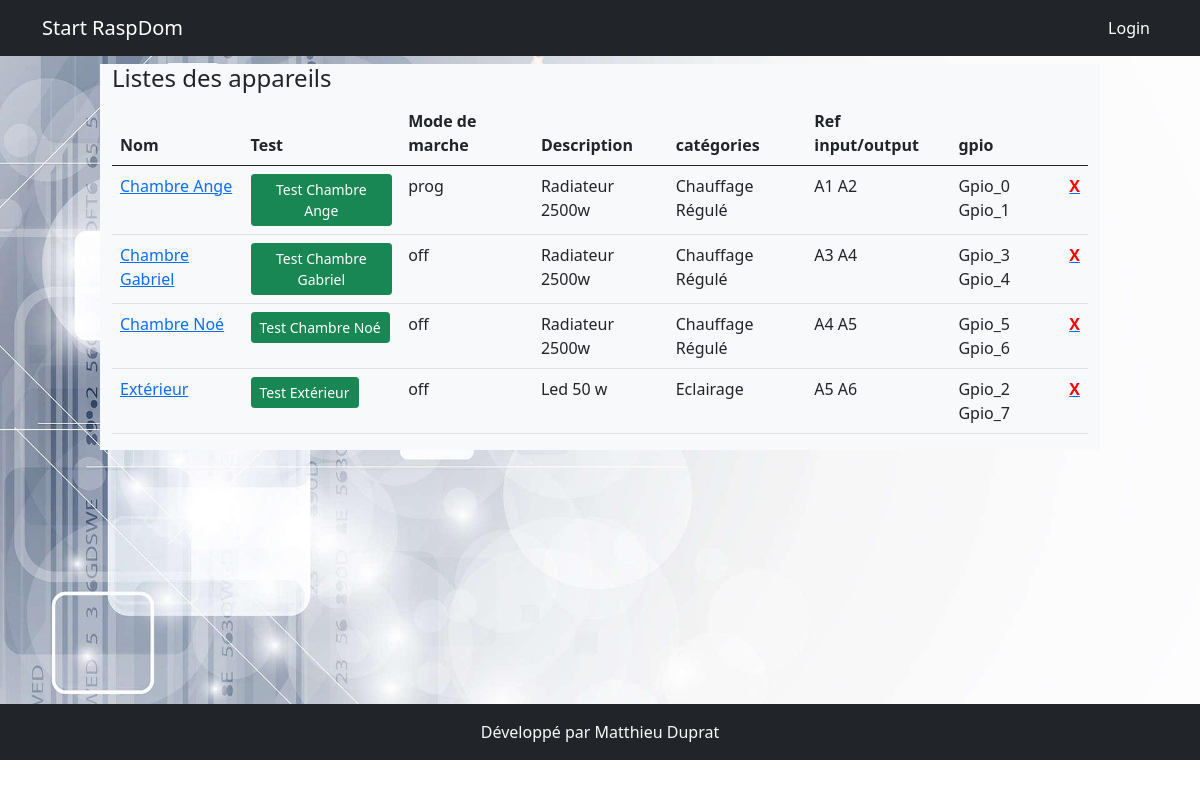
The page /appareils on the database its author committed.
### models.py (models this page shows, shortened)
class Appareil(db.Model):
    id = db.Column(db.Integer, primary_key=True)
    nom = db.Column(db.String(200))
    description = db.Column(db.String(200))
    categorieappareil = db.Column(db.String(200), nullable=True)
    sortie = db.Column(db.String(200), nullable=True)
    image = db.Column(db.String(200), nullable=True)
    gpios = db.relationship('Gpio', backref='appareil', lazy=True)
    order_gpio = db.Column(db.String(200))
    nbre_gpio = db.Column(db.Integer)
    programmations = db.relationship('Programmation', backref='appareil_programmation', lazy=True)
    mode_de_marche = db.relationship('ModeDeMarche', uselist=False,  backref='appareil_mode_de_marche', lazy=True)
    auto = db.relationship('Auto', uselist=False, backref='appareil_auto', lazy=True)
    sonde_id = db.Column(db.Integer, db.ForeignKey('sonde.id'))
    manuel = db.relationship('Manuel', uselist=False, backref='appareil_ordre', lazy=True)
    label = db.Column(db.String(250))

class ModeDeMarche(db.Model):
    id = db.Column(db.Integer, primary_key=True)
    appareil_id = db.Column(db.Integer,db.ForeignKey('appareil.id'), nullable=False)
    mode_de_marche = db.Column(db.String(200), default='off')

class Gpio(db.Model):
    id = db.Column(db.Integer, primary_key=True)
    nom = db.Column(db.String(200))
    mode = db.Column(db.String(10))
    valeur = db.Column(db.String(10))
    info = db.Column(db.String(200))
    appareil_id = db.Column(db.Integer, db.ForeignKey('appareil.id'), nullable=True, default='')

### app.py (the view)
@app.route('/appareils')
def appareils():
    appareils = Appareil.query.order_by('nom')
    return render_template('appareil/appareils.html', appareils=appareils)

### templates/appareil/appareils.html
{% extends 'base.html' %}
{% block content %}
<div class="row">
    <div class="col-md-10 mx-auto  bg-light">
        <h4>Listes des appareils</h4>
        <table class="table">
            <thead>
                <tr>
                    <th>Nom</th>
                    <th>Test</th>
                    <th>Mode de marche</th>
                    <th>Description</th>
                    <th>catégories</th>
                    <th>Ref input/output</th>
                    <th>gpio</th>
                    <th></th>
                </tr>
            </thead>
            <tbody>{% for appareil in appareils %}
                <tr>
                    <td><a href="{{url_for('edit_appareil', appareil_id=appareil.id)}}">{{appareil.nom}}</a> </td>
                    <td><a class="btn btn-success btn-sm" href="{{ url_for('test', appareil_id=appareil.id)}}">Test {{appareil.nom}}</a></td>
                    <td>{{ appareil.mode_de_marche.mode_de_marche}}</td>
                    <td>{{ appareil.description}}</td>
                    <td>{{appareil.label}}</td>
                    <td>{% for data in appareil.gpios if data %} {{data.nom}}{% endfor %}</td>
                    <td>{% for data in appareil.gpios if data %} {{data.valeur}} {% endfor %}</td>
                    <td><a href="{{url_for('delete_appareil', appareil_id=appareil.id)}}"><b style="color:red">X</b></a></td>
                </tr>{% endfor %}
            </tbody>
        </table>
    </div>
</div>
{% endblock %}

### rows shown on the page
Appareil: nom "Chambre Ange", mode_de_marche.mode_de_marche "prog", description "Radiateur 2500w", label "Chauffage Régulé"
Gpio: nom "A1", valeur "Gpio_0"
Gpio: nom "A2", valeur "Gpio_1"
Appareil: nom "Chambre Gabriel", mode_de_marche.mode_de_marche "off", description "Radiateur 2500w", label "Chauffage Régulé"
Gpio: nom "A3", valeur "Gpio_3"
Gpio: nom "A4", valeur "Gpio_4"
Appareil: nom "Chambre Noé", mode_de_marche.mode_de_marche "off", description "Radiateur 2500w", label "Chauffage Régulé"
Gpio: nom "A4", valeur "Gpio_5"
Gpio: nom "A5", valeur "Gpio_6"
Appareil: nom "Extérieur", mode_de_marche.mode_de_marche "off", description "Led 50 w", label "Eclairage"
Gpio: nom "A5", valeur "Gpio_2"
Gpio: nom "A6", valeur "Gpio_7"
